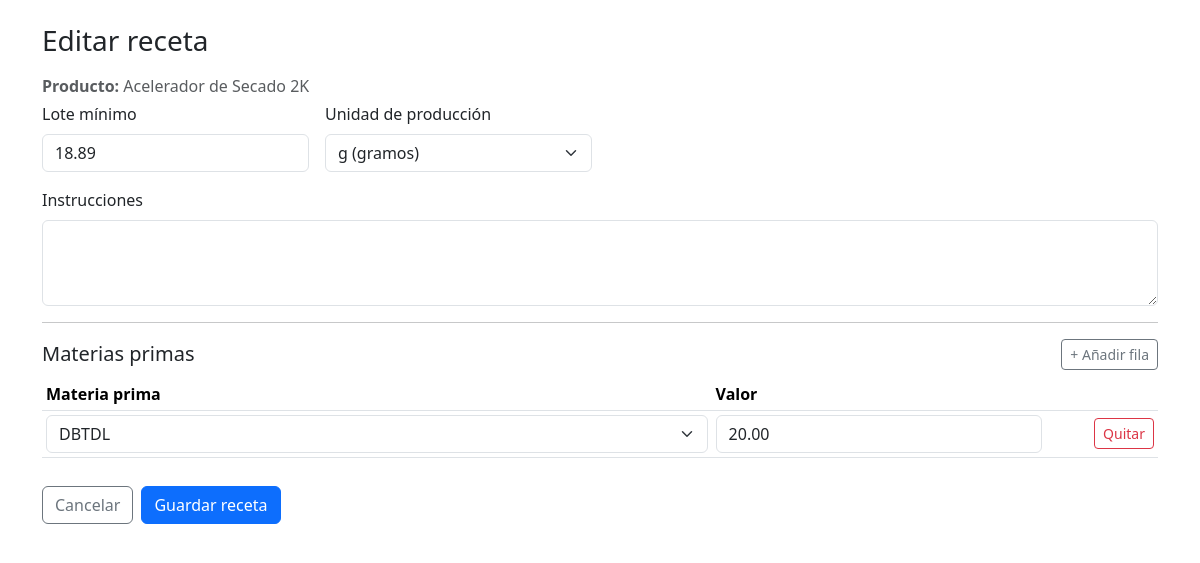
Page /ficha_editar.php?ficha_id=56 (signed in) on the committed database.
### tables this page shows
CREATE TABLE `fichas_produccion` (
  `id` int(11) NOT NULL,
  `producto_id` int(11) NOT NULL,
  `lote_minimo` decimal(10,2) DEFAULT NULL,
  `unidad_produccion` enum('kg','g') NOT NULL DEFAULT 'kg',
  `instrucciones` text DEFAULT NULL,
  `creado_por` int(11) DEFAULT NULL
);

CREATE TABLE `productos` (
  `id` int(11) NOT NULL,
  `nombre` varchar(100) DEFAULT NULL,
  `sistema` varchar(100) DEFAULT NULL,
  `categoria` varchar(100) DEFAULT NULL,
  `densidad_kg_por_l` decimal(10,4) DEFAULT NULL,
  `es_para_venta` tinyint(1) NOT NULL DEFAULT 0,
  `creado_por` int(11) NOT NULL,
  `es_subproducto` tinyint(1) DEFAULT 0,
  `confidencial` tinyint(1) DEFAULT 0,
  `producto_padre_id` int(11) DEFAULT NULL,
  `unidad_venta` varchar(20) NOT NULL DEFAULT 'g'
);

CREATE TABLE `ficha_mp` (
  `id` int(11) NOT NULL,
  `ficha_id` int(11) DEFAULT NULL,
  `mp_id` int(11) DEFAULT NULL,
  `porcentaje_o_gramos` decimal(10,2) DEFAULT NULL
);

### ficha_editar.php (the view, shortened to what this page needs)
<?php
require_once __DIR__ . '/config.php';
$ficha_id    = isset($_GET['ficha_id']) ? (int)$_GET['ficha_id'] : 0;
$mp = $pdo->query("SELECT id, nombre FROM materias_primas ORDER BY nombre")->fetchAll(PDO::FETCH_ASSOC);
$producto = null; $ficha = null; $lineas = [];
if ($ficha_id > 0) {
  $stmt = $pdo->prepare("SELECT fp.*, p.nombre AS producto_nombre
                         FROM fichas_produccion fp
                         JOIN productos p ON p.id = fp.producto_id
                         WHERE fp.id = ?");
  $stmt->execute([$ficha_id]);
  $ficha = $stmt->fetch(PDO::FETCH_ASSOC);
  if ($ficha) {
    $producto_id = (int)$ficha['producto_id'];
    $producto = ['id'=>$producto_id, 'nombre'=>$ficha['producto_nombre']];
    $stmt = $pdo->prepare("SELECT fm.id, fm.mp_id, mp.nombre AS materia, fm.porcentaje_o_gramos AS valor
                           FROM ficha_mp fm
                           JOIN materias_primas mp ON mp.id = fm.mp_id
                           WHERE fm.ficha_id = ?
                           ORDER BY fm.id");
    $stmt->execute([$ficha_id]);
    $lineas = $stmt->fetchAll(PDO::FETCH_ASSOC);
  }
}
function h($s){ return htmlspecialchars((string)$s, ENT_QUOTES, 'UTF-8'); }
?>
<!doctype html>
<html lang="es">
<head>
  <link rel="stylesheet" href="assets/bootstrap.min.css">
</head>
<body class="container py-4">
  <h3 class="mb-3"><?= $ficha_id ? 'Editar' : 'Crear' ?> receta</h3>
  <p class="text-muted mb-1"><strong>Producto:</strong> <?=h($producto['nombre'])?></p>
  <form method="post">
    <div class="row g-3">
      <div class="col-md-3">
        <label class="form-label">Lote mínimo</label>
        <input type="number" step="0.01" name="lote_minimo" class="form-control"
               value="<?=h($ficha['lote_minimo'] ?? '')?>" required>
      </div>
      <div class="col-md-3">
        <label class="form-label">Unidad de producción</label>
        <select name="unidad_produccion" class="form-select">
          <?php
            $uSel = strtolower($ficha['unidad_produccion'] ?? 'g');
            foreach (['g'=>'g (gramos)','kg'=>'kg (kilogramos)','%'=>'% (porcentaje)'] as $k=>$lbl) {
              $sel = $uSel===$k ? 'selected' : '';
              echo "<option value=\"$k\" $sel>$lbl</option>";
            }
          ?>
        </select>
      </div>
      <div class="col-md-12">
        <label class="form-label">Instrucciones</label>
        <textarea name="instrucciones" class="form-control" rows="3"><?=h($ficha['instrucciones'] ?? '')?></textarea>
      </div>
    </div>
    <hr>
    <div class="d-flex justify-content-between align-items-center mb-2">
      <h5 class="mb-0">Materias primas</h5>
      <button type="button" class="btn btn-sm btn-outline-secondary" onclick="addRow()">+ Añadir fila</button>
    </div>
    <table class="table table-sm align-middle">
      <thead>
        <tr>
          <th style="width:60%">Materia prima</th>
          <th style="width:30%">Valor</th>
          <th style="width:10%"></th>
        </tr>
      </thead>
      <tbody id="rows">
        <?php
          foreach ($lineas as $l):
        ?>
        <tr>
          <td>
            <select name="mp_id[]" class="form-select" required>
              <?php foreach ($mp as $m):
                $sel = ((int)$l['mp_id'] === (int)$m['id']) ? 'selected' : ''; ?>
                <option value="<?=$m['id']?>" <?=$sel?>><?=h($m['nombre'])?></option>
              <?php endforeach; ?>
            </select>
          </td>
          <td>
            <input type="number" step="0.01" name="valor[]" class="form-control"
                   value="<?=h($l['valor'] ?? '')?>" required>
          </td>
          <td class="text-end">
            <button type="button" class="btn btn-sm btn-outline-danger" onclick="delRow(this)">Quitar</button>
          </td>
        </tr>
        <?php endforeach; ?>
      </tbody>
    </table>
    <div class="sticky-actions d-flex gap-2">
      <a href="productos.php" class="btn btn-outline-secondary">Cancelar</a>
      <button class="btn btn-primary" type="submit">Guardar receta</button>
    </div>
  </form>
</body>
</html>

### ficha_editar.php (style rules this page uses)
.table-sm td input, .table-sm td select { width: 100%; }
.sticky-actions { position: sticky; bottom: 0; background:#fff; padding: 12px 0; }

### rows in the picture
fichas_produccion: producto.nombre "Acelerador de Secado 2K", lote_minimo "18.89"
ficha_mp: porcentaje_o_gramos "20.00"

### other values in the picture
form field unidad_produccion "g (gramos)"
form field value "DBTDL"
